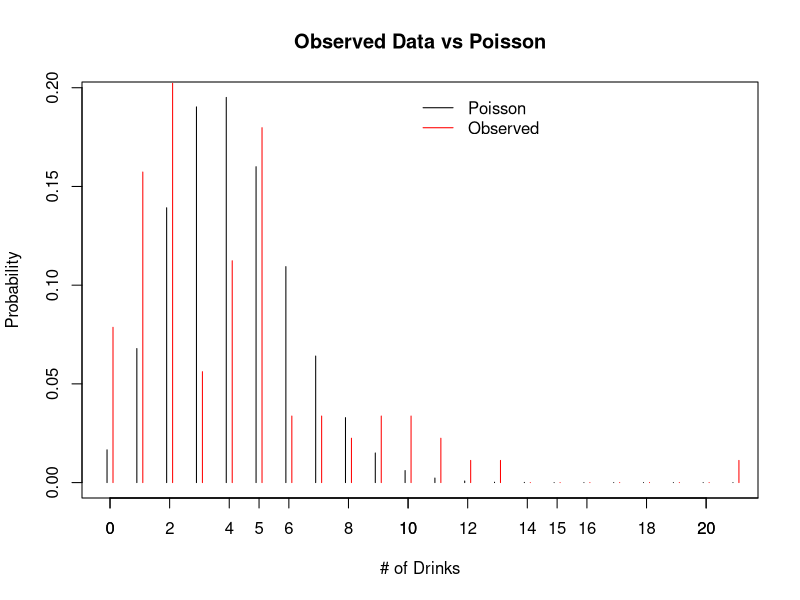
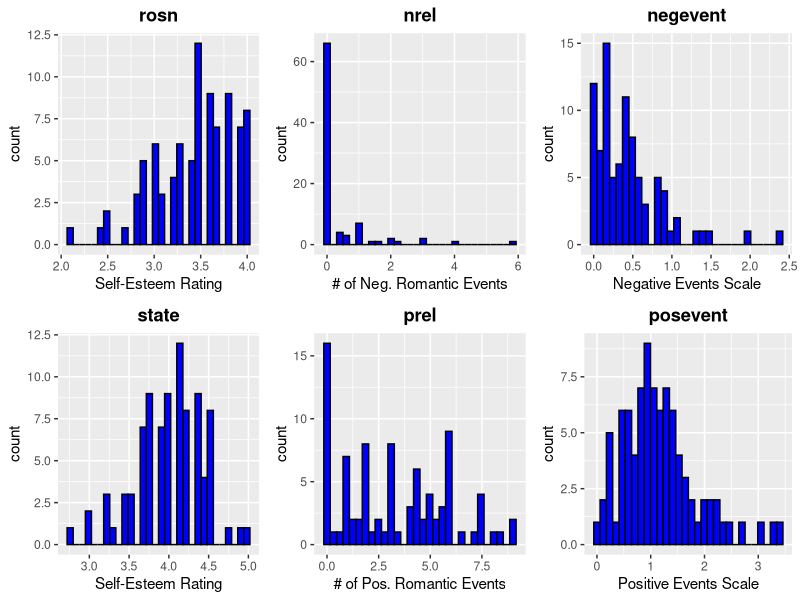
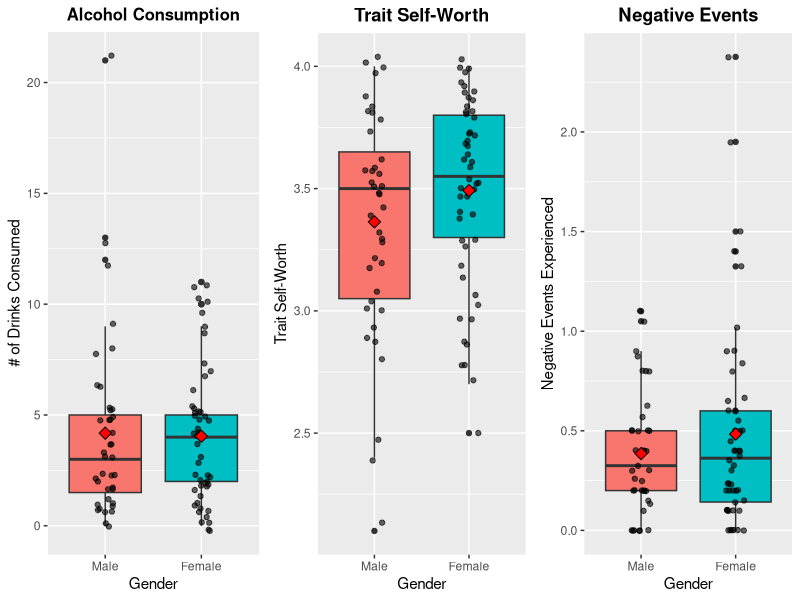
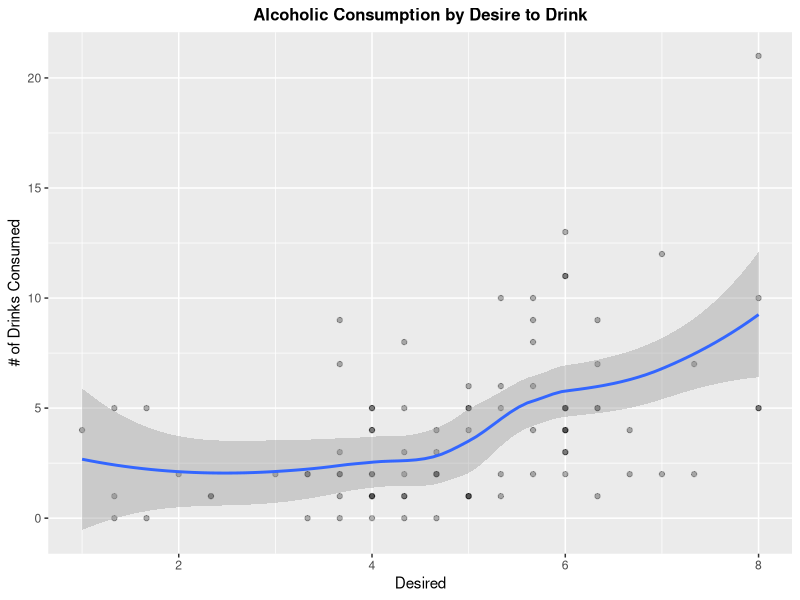
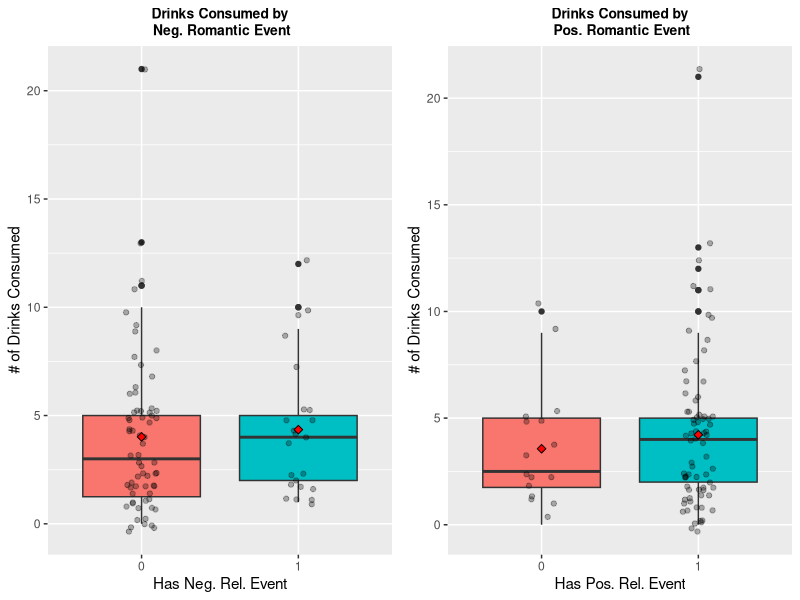
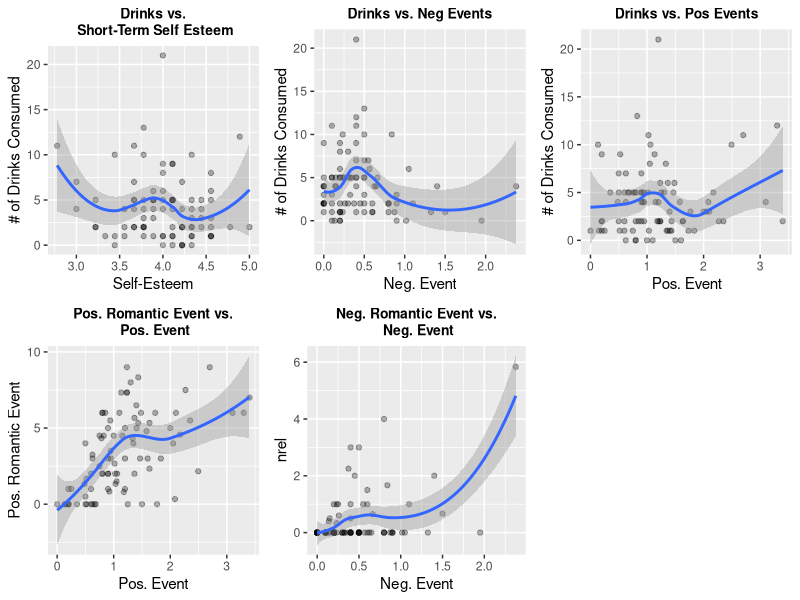
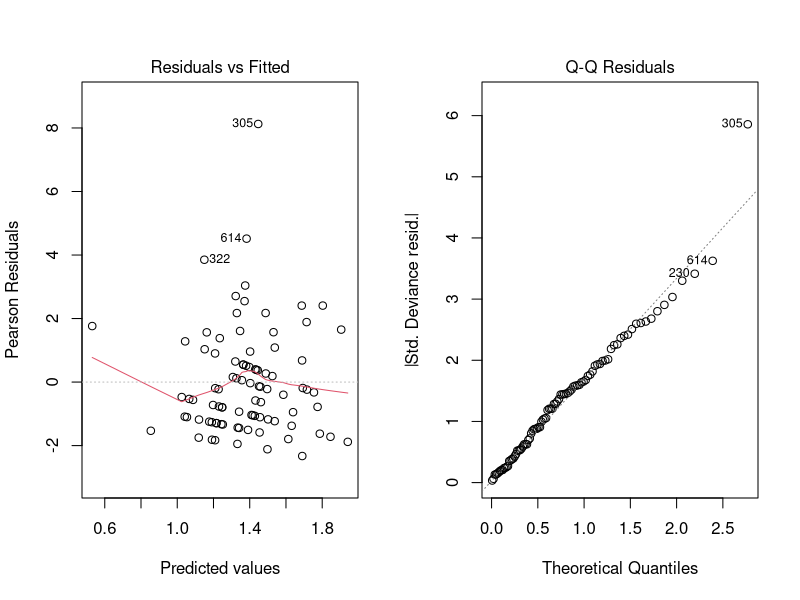
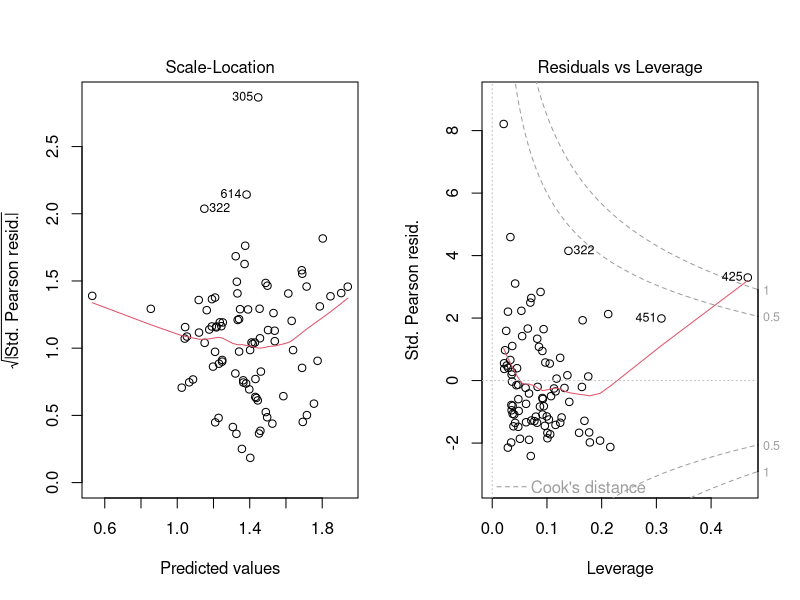

Recreate these plots in R, in order. (Note: this script raises an error after producing the figures.)
## ---- chunk 1
knitr::opts_chunk$set(echo = TRUE)
## ---- chunk 2
# Packages used in analyses
pkg <- c('car', 'plyr', 'ggplot2', 'Hmisc', 'stargazer',
         'ggpubr', 'gridExtra', 'wesanderson', 'MASS')

# Vectorized package load
(lapply(pkg, require, character.only = T))
## ---- chunk 3
# Data load
data_c <- read.csv("DeHartSimplified.csv", sep=",")
data_c[,c('id', 'studyday', 'dayweek', 'gender')] <- 
  lapply(data_c[,c('id', 'studyday', 'dayweek', 'gender')], as.factor)
## ---- chunk 4
# Reducing data to first Saturday following the texbook methodology
df_sat <- data_c[data_c$dayweek == 6,]
# Remove the dayweek variable
df_sat <- subset(df_sat, select=-c(dayweek))
## ---- chunk 5
summary(df_sat[,c("gender", "age")])
## ---- chunk 6
# Plot of dependent variable vs poisson distribution
rel.freq <- table(factor(df_sat$numall, levels=0:21))/length(df_sat$numall)
y <- 0:21; prob <- round(dpois(y, mean(df_sat$numall)), 4)
plot(y-0.1, prob, type="h", ylab="Probability", xlab="# of Drinks",
     main="Observed Data vs Poisson")
axis(side=1, at=seq(0,22,2)); lines(y+0.1, y=rel.freq, type="h", col='red')
legend(10,0.2, c("Poisson", "Observed"), col=c('black','red'),
       lty=c('solid','solid'), bty='n')
## ---- chunk 7
# Histogram of Rosn
hist_rosn <- ggplot(data = df_sat, aes(x = rosn)) + 
  geom_histogram() + stat_bin(colour = "black", fill ="blue") +
  ggtitle("rosn") + xlab('Self-Esteem Rating') + 
  theme(plot.title=element_text(lineheight=1, face="bold", hjust = 0.5))
# Histogram of Nrel
hist_nrel <- ggplot(data = df_sat, aes(x = nrel)) + 
  geom_histogram() + stat_bin(colour = "black", fill ="blue") +
  ggtitle("nrel") + xlab('# of Neg. Romantic Events') + 
  theme(plot.title=element_text(lineheight=1, face="bold", hjust = 0.5))
# Histogram  of Negevent
hist_neg <- ggplot(data = df_sat, aes(x = negevent)) + 
  geom_histogram() + stat_bin(colour = "black", fill ="blue") +
  ggtitle("negevent") + xlab('Negative Events Scale') + 
  theme(plot.title=element_text(lineheight=1, face="bold", hjust = 0.5))
# Histogram of State
hist_state <- ggplot(data = df_sat, aes(x = state)) + 
  geom_histogram() + stat_bin(colour = "black", fill ="blue") +
  ggtitle("state") +xlab('Self-Esteem Rating') + 
  theme(plot.title=element_text(lineheight=1, face="bold", hjust = 0.5))
# Histogram  of Prel
hist_prel <- ggplot(data = df_sat, aes(x = prel)) + 
  geom_histogram() + stat_bin(colour = "black", fill ="blue") +
  ggtitle("prel") + xlab('# of Pos. Romantic Events') + 
  theme(plot.title=element_text(lineheight=1, face="bold", hjust = 0.5))
# Histogram  of Posevent
hist_pos <- ggplot(data = df_sat, aes(x = posevent)) + 
  geom_histogram() + stat_bin(colour = "black", fill ="blue") +
  ggtitle("posevent") + xlab('Positive Events Scale') + 
  theme(plot.title=element_text(lineheight=1, face="bold", hjust = 0.5))
ggarrange(hist_rosn, hist_nrel, hist_neg, hist_state, hist_prel, hist_pos, 
          ncol = 3, nrow = 2, common.legend = TRUE, legend = "bottom")
## ---- chunk 8
# Binarizing Negative Romantic Relationships and Positive Romantic Relationships
df_sat['HasNrel'] <- ifelse(df_sat$nrel > 0, 1, 0)
df_sat['HasPrel'] <- ifelse(df_sat$prel > 0, 1, 0)
## ---- chunk 9
#Split out three variables of interest by gender
bp_numall <- ggplot(data = df_sat, aes(factor(gender), numall)) +
         geom_boxplot(aes(fill=factor(gender))) +
         geom_jitter(width = 0.1, alpha = 0.6) + xlab("Gender") + 
         ylab("# of Drinks Consumed") + ggtitle("Alcohol Consumption") +
         theme(plot.title=element_text(lineheight=1, face="bold", hjust = 0.5, size = 12)) +
         stat_summary(fun.y = mean, geom = "point", shape= 23, size = 3, fill = "red") +
         scale_x_discrete(labels = c("1" = "Male", "2" = "Female"))
bp_rosn <- ggplot(data = df_sat, aes(factor(gender), rosn)) + 
         geom_boxplot(aes(fill=factor(gender))) +
         geom_jitter(width = 0.1, alpha = 0.6) + xlab("Gender") + 
         ylab("Trait Self-Worth") + ggtitle("Trait Self-Worth") +
         theme(plot.title=element_text(lineheight=1, face="bold", hjust = 0.5)) +
         stat_summary(fun.y = mean, geom = "point", shape= 23, size = 3, fill = "red") +
         scale_x_discrete(labels = c("1" = "Male", "2" = "Female"))
bp_negev <- ggplot(data = df_sat, aes(factor(gender), negevent)) + 
         geom_boxplot(aes(fill=factor(gender))) +
         geom_jitter(width = 0.1, alpha = 0.6) + xlab("Gender") + 
         ylab("Negative Events Experienced") + ggtitle("Negative Events") +
         theme(plot.title=element_text(lineheight=1, face="bold", hjust = 0.5)) + 
         stat_summary(fun.y = mean, geom = "point", shape= 23, size = 3, fill = "red") +
         scale_x_discrete(labels = c("1" = "Male", "2" = "Female"))
ggarrange(bp_numall, bp_rosn, bp_negev, ncol=3, legend = 'none')
## ---- chunk 10
ggplot(data = df_sat, aes(x = desired, y = numall)) + geom_point(alpha = 0.3) +
  geom_smooth(method = 'loess') + xlab("Desired") + ylab("# of Drinks Consumed") +
  ggtitle("Alcoholic Consumption by Desire to Drink") +
  theme(plot.title=element_text(lineheight=1, face="bold", hjust = 0.5, size = 12))
## ---- chunk 11
#Split out three variables of interest by gender
bp_nrel <- ggplot(data = df_sat, aes(factor(HasNrel), numall)) + 
  geom_boxplot(aes(fill=factor(HasNrel))) + geom_jitter(width = 0.1, alpha = 0.3) + 
  xlab("Has Neg. Rel. Event") + ggtitle("Drinks Consumed by\n Neg. Romantic Event") + 
  ylab("# of Drinks Consumed") +
  theme(plot.title=element_text(lineheight=1, face="bold", hjust = 0.5, size = 10)) +
  stat_summary(fun.y = mean, geom = "point", shape= 23, size = 2, fill = "red")
bp_prel <- ggplot(data = df_sat, aes(factor(HasPrel), numall)) + 
  geom_boxplot(aes(fill=factor(HasPrel))) + geom_jitter(width = 0.1, alpha = 0.3) + 
  xlab("Has Pos. Rel. Event") + ggtitle("Drinks Consumed by\n Pos. Romantic Event") +
  ylab("# of Drinks Consumed") +
  theme(plot.title=element_text(lineheight=1, face="bold", hjust = 0.5, size = 10)) +
  stat_summary(fun.y = mean, geom = "point", shape= 23, size = 2, fill = "red")
ggarrange(bp_nrel, bp_prel, ncol=2, legend = 'none')
## ---- chunk 12
## Self-Esteem vs. Number of Drinks
state_numall <- ggplot(data = df_sat, aes(x = state, y = numall)) +
  geom_point(alpha = 0.3) + geom_smooth() + xlab("Self-Esteem") + 
  ylab('# of Drinks Consumed') + ggtitle("Drinks vs.\n Short-Term Self Esteem") + 
  theme(plot.title=element_text(lineheight=1, face="bold", hjust = 0.5, size = 10))
# Negative Event vs. Number of Drinks
nrel_numall <- ggplot(data = df_sat, aes(x = negevent, y = numall)) +
  geom_point(alpha = 0.3) + geom_smooth() + xlab("Neg. Event") + 
  ylab('# of Drinks Consumed') + ggtitle("Drinks vs. Neg Events") + 
  theme(plot.title=element_text(lineheight=1, face="bold", hjust = 0.5, size = 10))
# Negative Event vs. Number of Drinks
prel_numall <- ggplot(data = df_sat, aes(x = posevent, y = numall)) +
  geom_point(alpha = 0.3) + geom_smooth() + xlab("Pos. Event") + 
  ylab('# of Drinks Consumed') + ggtitle("Drinks vs. Pos Events")+ 
  theme(plot.title=element_text(lineheight=1, face="bold", hjust = 0.5, size = 10))
# Positive Events vs. Positive Romantic Events
pos_prel <- ggplot(data = df_sat, aes(x = posevent, y = prel)) + 
  geom_point(alpha = 0.3) + geom_smooth() + xlab("Pos. Event") + 
  ylab("Pos. Romantic Event") + ggtitle("Pos. Romantic Event vs.\n Pos. Event") + 
  theme(plot.title=element_text(lineheight=1, face="bold", hjust = 0.5, size = 10))
# Negative Events vs. Negative Romantic Events
neg_nrel <- ggplot(data = df_sat, aes(x = negevent, y = nrel)) + 
  geom_point(alpha = 0.3) + geom_smooth() + xlab("Neg. Event") + 
  ylab("nrel") + ggtitle("Neg. Romantic Event vs.\n Neg. Event") + 
  theme(plot.title=element_text(lineheight=1, face="bold", hjust = 0.5, size = 10))
ggarrange(state_numall, nrel_numall, prel_numall, pos_prel, neg_nrel, nrow=2, ncol=3, legend = 'none')
## ---- chunk 13
All_poisson <- glm(numall ~ nrel + rosn + nrel*rosn + desired + age + gender,
                   family=poisson(link="log"), data=df_sat)
All_lm <- lm(numall ~ nrel + rosn + nrel*rosn + desired + age + gender, data=df_sat)
# AIC for both models
AIC(All_poisson); AIC(All_lm)
## ---- chunk 14
step_columns <- df_sat[,3:14] 
emptyMod <- glm(numall ~ 1, family=poisson(link="log"), data=step_columns)
fullMod <- glm(numall ~ ., family=poisson(link="log"), data=step_columns)

forw.sel <- step(object = emptyMod, scope = list(upper = fullMod), 
                 direction = "forward", k = log (nrow (step_columns)), trace = FALSE)

back.sel <- step(object = fullMod, scope = list(lower = emptyMod), 
                 direction = "backward", k = log(nrow(step_columns)), trace = FALSE)

Anova(forw.sel)
## ---- chunk 15
# Fit Poisson model
Poisson_V2 <- glm(numall ~ HasNrel + rosn + HasNrel:rosn + HasPrel +
                    posevent + negevent + state, family=poisson(link="log"), data=df_sat)
# Coefficients
100*(exp(Poisson_V2$coefficients)-1)
#Likelihood ratio test
Anova(Poisson_V2)
## ---- chunk 16
# Residual Plots
par(mfrow=c(1,2)); plot(Poisson_V2)
## ---- chunk 17
# Fit model removing outliers
Poisson_V2_prune <- glm(numall ~ HasNrel + rosn + HasNrel:rosn + HasPrel +
                          posevent + negevent + state, 
                        family=poisson(link="log"), 
                        data=df_sat[!(rownames(df_sat) %in% c(425)),])
# Coefficient Analysis
100*(exp(Poisson_V2_prune$coefficients)-1)
# Likelihood Ratio
Anova(Poisson_V2_prune)
## ---- chunk 18
# Plot residuals
par(mfrow=c(1,2)); plot(Poisson_V2_prune)
## ---- chunk 19
# Compare to model with outliers
stargazer(Poisson_V2_prune, Poisson_V2, type="text", digits = 2)
## ---- chunk 20
biv_1 <- ggplot(data = df_sat, aes(factor(gender), posevent)) + geom_boxplot(aes(fill=factor(gender))) +
         geom_jitter(width=0.1) + xlab("Gender")       + ggtitle("Positive Events")      +
         theme(plot.title=element_text(lineheight=1, face="bold"))

biv_2 <- ggplot(data = df_sat, aes(factor(gender), state)) + geom_boxplot(aes(fill=factor(gender))) +
         geom_jitter(width=0.1) + xlab("Gender")       + ggtitle("Self-Esteem State")      +
         theme(plot.title=element_text(lineheight=1, face="bold"))

biv_3 <- ggplot(data = df_sat, aes(factor(gender), desired)) + geom_boxplot(aes(fill=factor(gender))) +
         geom_jitter(width=0.1) + xlab("desired")       + ggtitle("Drinking Desire")      +
         theme(plot.title=element_text(lineheight=1, face="bold"))


ggarrange(biv_1, biv_2, biv_3, ncol=3, common.legend = TRUE, legend = "bottom")
## ---- chunk 21
drk_x_hasnrel <- ggplot(data = df_sat, aes(x = as.factor(HasNrel), y = numall)) + geom_boxplot()
drk_x_hasnrel
## ---- chunk 22
#we can see that the average desire to drink is also a normal distribution. This suggests that when we are looking at a desire to drink, we might want to consider what that person's "baseline" drinking is

#we can do this by taking a desire to drink as a distance from average desire to drink

# df_sat = merge(df_sat, avgDrink, by="id")
# df_sat = rename(df_sat, c('desired.y' = 'Id_MeanDrink', 'desired.x' = 'desired'))

# df_sat['desired_adj'] = df_sat$desired - df_sat$Id_MeanDrink
# hist(df_sat$desired_adj)

#this gives a normal distribution of desired
## ---- chunk 23
data.frame(aggregate(desired ~ HasNrel, df_sat, mean))
#little difference between 0 and nonzero here.
#test for significance of difference using wilcoxon rank sum test
#unaltered desired to drink - nonsignificant, closer to significance
wilcox.test(df_sat[df_sat$nrel > 0, "numall"], df_sat[df_sat$nrel == 0, "numall"])
#adjusted desire to drink - nonsignificant
wilcox.test(df_sat[df_sat$nrel > 0, "numall"], df_sat[df_sat$nrel == 0, "numall"])
## ---- chunk 24
# Test independence assumption
mod <- lm(desired ~ as.factor(id), data=data_c)
mean(summary(mod)$coefficients[,4]<0.05)
## ---- chunk 25
#bucket data
df_sat['nrelBucket'] <- transform(df_sat, group=cut(as.numeric(sub('[%]', '', nrel+.001)), 
    breaks=c(0,1, 2, 3, 4,5,6,7,8.1),
    labels=c('0-1', '1-2', '2-3', '3-4', '4-5', '5-6','6-7','7-8')))$group

df_sat['rosnBucket'] <- transform(df_sat, group=cut(as.numeric(sub('[%]', '', rosn)), 
    breaks=c(2,2.5, 3, 3.5, 4),
    labels=c('2-2.5', '2.5-3', '3-3.5', '3.5-4')))$group

df_sat['desiredBucket'] <- transform(df_sat, group=cut(as.numeric(sub('[%]', '', desired+.001)), 
    breaks=c(0,1, 2, 3, 4,5,6,7,8.1),
    labels=c('0-1', '1-2', '2-3', '3-4', '4-5', '5-6','6-7','7-8')))$group
## ---- chunk 26
# volume and mean desire to drink in each bucket
# dplyr::count(df_sat, nrelBucket, rosnBucket, desiredBucket)

 xtabs(desired ~ nrelBucket, aggregate(desired ~ nrelBucket, df_sat, mean))
 xtabs(desired ~ rosnBucket, aggregate(desired ~ rosnBucket, df_sat, mean))

 xtabs(desired ~ nrelBucket + rosnBucket, aggregate(desired ~ nrelBucket + rosnBucket, df_sat, mean))
 table(df_sat$nrelBucket, df_sat$rosnBucket)

## ---- chunk 27
